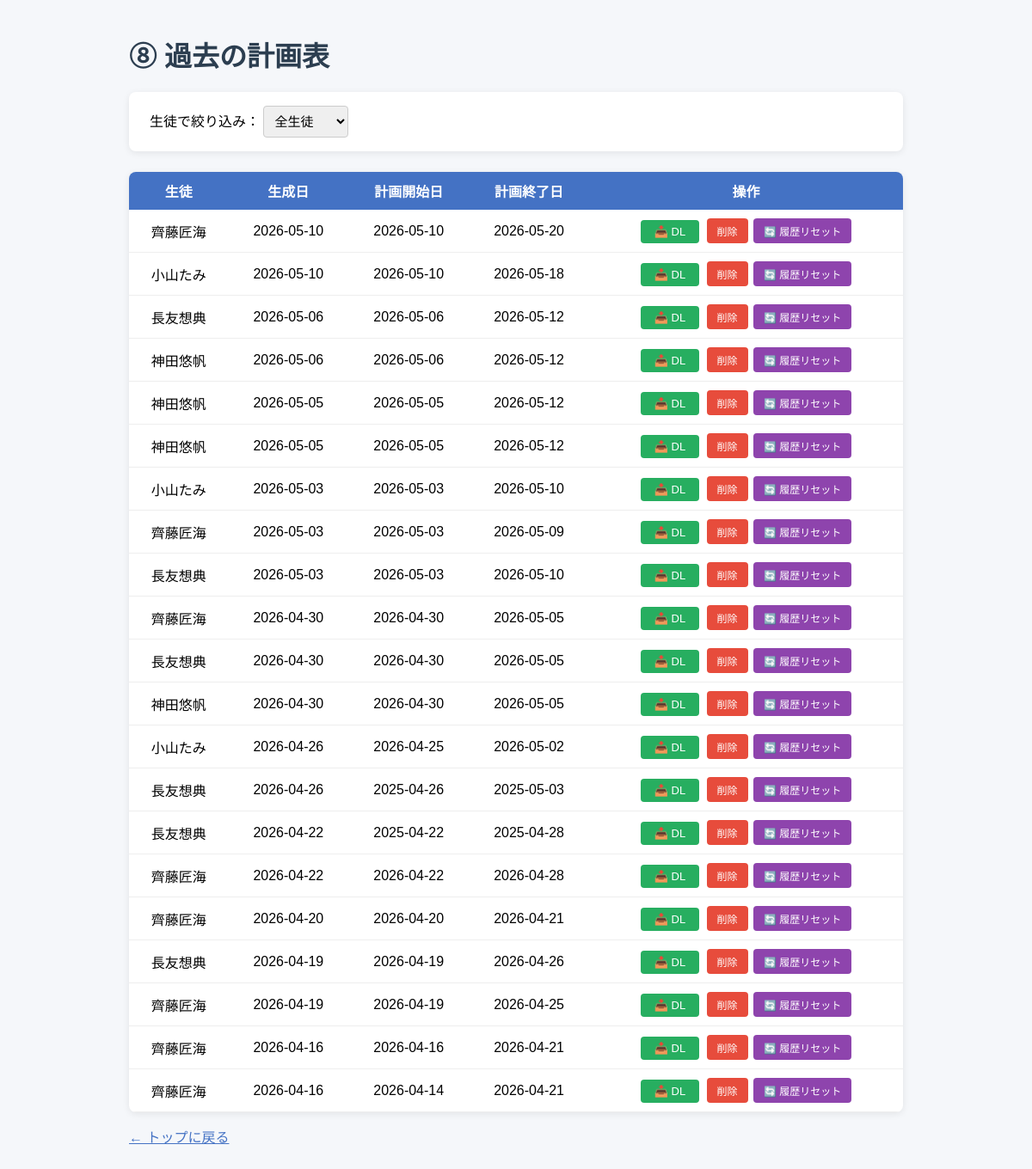
Before: /history with the older database file.
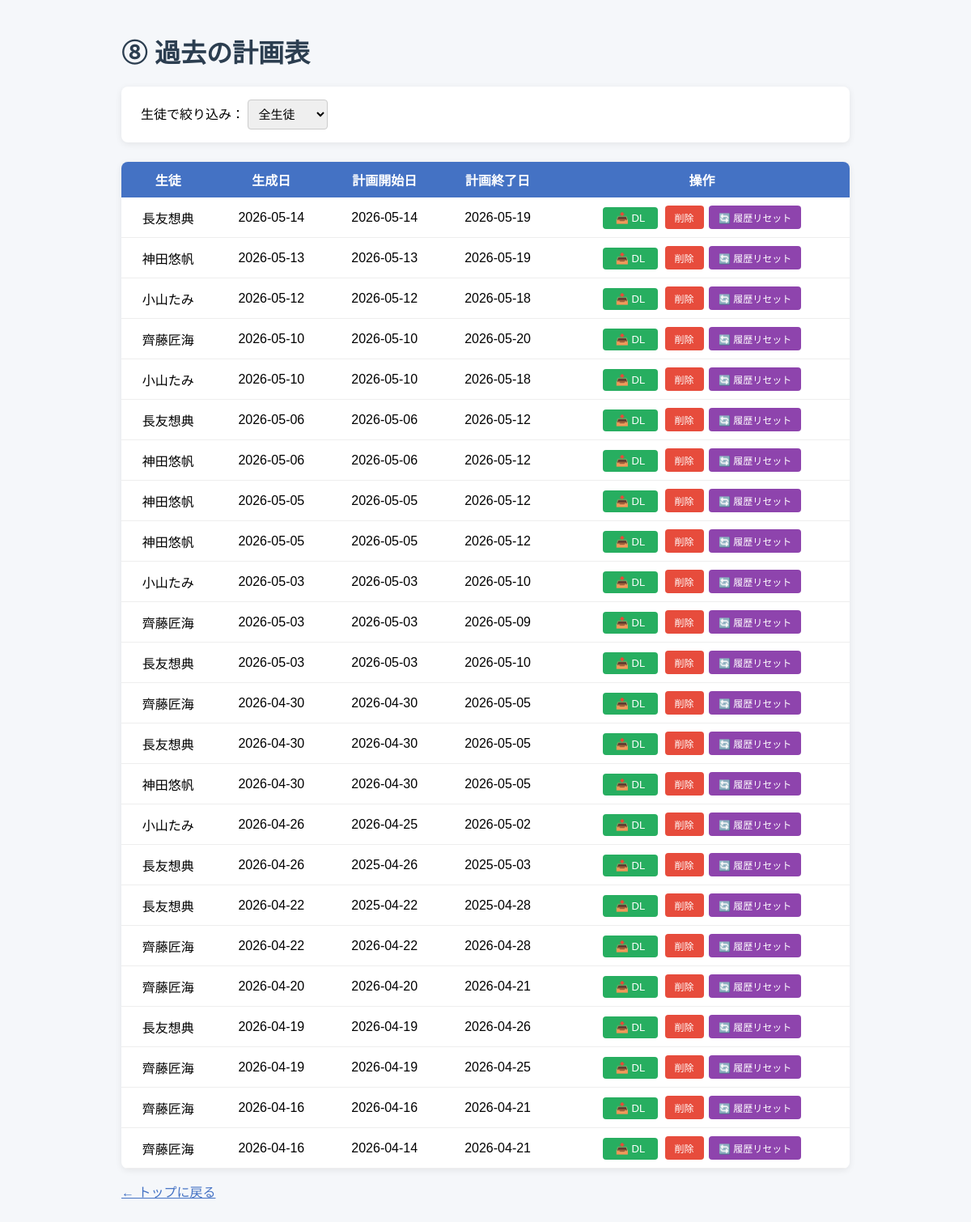
After: the same page with the newer database file.
### tables this page shows
CREATE TABLE plan_history (
        history_id INTEGER PRIMARY KEY AUTOINCREMENT,
        student_id TEXT NOT NULL,
        generated_date TEXT NOT NULL,
        start_date TEXT NOT NULL,
        end_date TEXT NOT NULL,
        excel_path TEXT NOT NULL,
        FOREIGN KEY (student_id) REFERENCES students(student_id)
    );

CREATE TABLE students (
            student_id TEXT PRIMARY KEY,
            name TEXT NOT NULL,
            subjects TEXT NOT NULL
        , plan_mode TEXT DEFAULT 'all');

### app.py (the view)
@app.route("/history")
def history():
    student_id = request.args.get("student_id")
    conn = get_connection()
    c = conn.cursor()
    c.execute("SELECT * FROM students ORDER BY student_id")
    students = c.fetchall()
    conn.close()
    histories = get_plan_histories(student_id)
    return render_template("history.html", students=students,
                           histories=histories, selected_student=student_id)

### database.py (called while the page is built)
def get_connection():
    conn = sqlite3.connect(DB_PATH)
    conn.row_factory = sqlite3.Row
    return conn

def get_plan_histories(student_id=None):
    conn = get_connection()
    c = conn.cursor()
    if student_id:
        c.execute("""
            SELECT ph.*, s.name FROM plan_history ph
            JOIN students s ON ph.student_id = s.student_id
            WHERE ph.student_id=?
            ORDER BY ph.generated_date DESC
        """, (student_id,))
    else:
        c.execute("""
            SELECT ph.*, s.name FROM plan_history ph
            JOIN students s ON ph.student_id = s.student_id
            ORDER BY ph.generated_date DESC
        """)
    rows = c.fetchall()
    conn.close()
    return rows

### templates/history.html (shortened to what this page needs)
<!DOCTYPE html>
<html lang="ja">
<head>
</head>
<body>
  <h1>⑧ 過去の計画表</h1>
  <div class="filter-box">
    <form method="GET">
      <label>生徒で絞り込み：</label>
      <select name="student_id" onchange="this.form.submit()">
        <option value="">全生徒</option>
      </select>
    </form>
  </div>
  <table>
    <tr>
      <th>生徒</th><th>生成日</th><th>計画開始日</th><th>計画終了日</th><th>操作</th>
    </tr>
    {% for h in histories %}
    <tr>
      <td>{{ h.name }}</td>
      <td>{{ h.generated_date }}</td>
      <td>{{ h.start_date }}</td>
      <td>{{ h.end_date }}</td>
      <td>
        <a class="dl-btn" href="/history/download/{{ h.history_id }}">📥 DL</a>
        <form method="POST" action="/history/delete/{{ h.history_id }}"
              style="display:inline"
              onsubmit="return confirm('この計画表を削除しますか？')">
          <button class="del-btn">削除</button>
        </form>
        <form method="POST" action="/history/delete/{{ h.history_id }}"
              style="display:inline"
              onsubmit="return confirm('計画表と出題履歴をリセットしますか？この操作は取り消せません。')">
          <button class="reset-btn">🔄 履歴リセット</button>
        </form>
      </td>
    </tr>
    {% else %}
    <tr><td colspan="5">計画表の履歴がありません</td></tr>
    {% endfor %}
  </table>
  <p><a class="back" href="/">← トップに戻る</a></p>
</body>
</html>

### templates/history.html (style rules this page uses)
body { font-family: sans-serif; max-width: 900px; margin: 40px auto; background: #f5f7fa; }
h1 { color: #2c3e50; }
.filter-box { background: white; padding: 16px 24px; border-radius: 8px; margin-bottom: 24px; box-shadow: 0 2px 8px rgba(0,0,0,0.08); }
select { padding: 8px; border: 1px solid #ccc; border-radius: 4px; font-size: 15px; }
table { width: 100%; border-collapse: collapse; background: white; border-radius: 8px; overflow: hidden; box-shadow: 0 2px 8px rgba(0,0,0,0.08); }
th { background: #4472C4; color: white; padding: 10px; }
td { padding: 10px; border-bottom: 1px solid #eee; text-align: center; }
.dl-btn { padding: 6px 16px; background: #27ae60; color: white; border-radius: 4px; text-decoration: none; font-size: 13px; margin-right: 4px; }
.del-btn { padding: 6px 12px; background: #e74c3c; color: white; border: none; border-radius: 4px; font-size: 12px; cursor: pointer; margin-right: 2px; }
.reset-btn { padding: 6px 12px; background: #8e44ad; color: white; border: none; border-radius: 4px; font-size: 12px; cursor: pointer; }
a.back { color: #4472C4; }

Changed rows visible on the page:
added plan_history: name "長友想典", generated_date "2026-05-14", start_date "2026-05-14", end_date "2026-05-19"
added plan_history: name "神田悠帆", generated_date "2026-05-13", start_date "2026-05-13", end_date "2026-05-19"
added plan_history: name "小山たみ", generated_date "2026-05-12", start_date "2026-05-12", end_date "2026-05-18"
